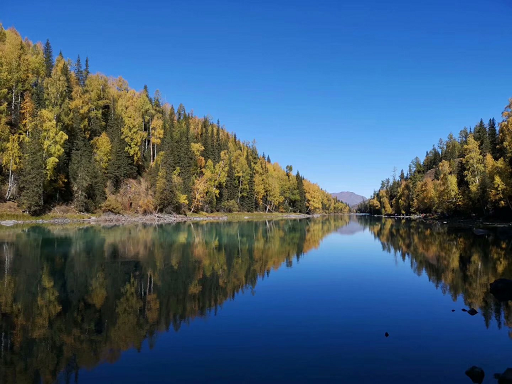
#> input picture 6.图像几何变换之平移缩放旋转/code/scenery.png, 512 x 384 px
$ python 6-2-warpaffine.py
#> lines starting #> are read from the running program, lines starting #| are printed output that depends on the picture

import cv2
import numpy as np
import matplotlib.pyplot as plt

# 读取图片
img = cv2.imread('scenery.png')
#> img is the input picture: shape (384, 512, 3); mean B, G, R 117.2, 91.6, 64.3
image = cv2.cvtColor(img, cv2.COLOR_BGR2RGB)

# 图像平移
# 垂直方向 向下平移100
M = np.float32([[1, 0, 0], [0, 1, 100]])
img1 = cv2.warpAffine(image, M, (image.shape[1], image.shape[0]))
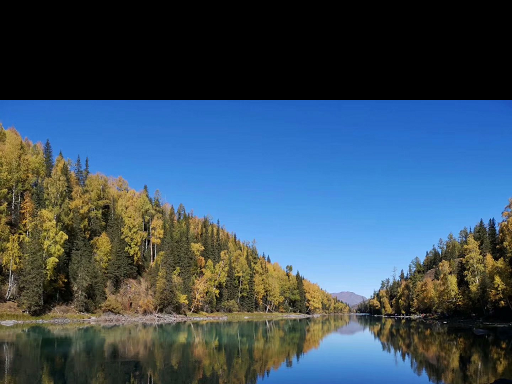
#> img1: shape (384, 512, 3); mean R, G, B 58.5, 79.3, 96.1

# 垂直方向 向上平移100
M = np.float32([[1, 0, 0], [0, 1, -100]])
img2 = cv2.warpAffine(image, M, (image.shape[1], image.shape[0]))
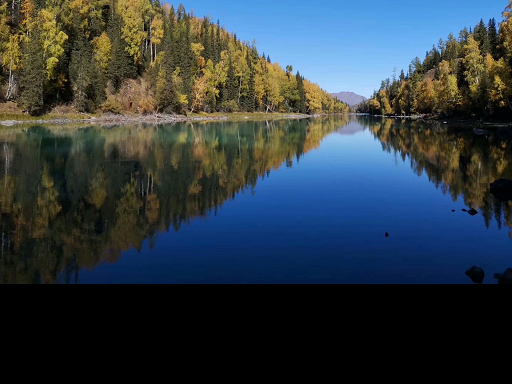
#> img2: shape (384, 512, 3); mean R, G, B 48.7, 60.3, 67.4

# 水平方向 向右平移100
M = np.float32([[1, 0, 100], [0, 1, 0]])
img3 = cv2.warpAffine(image, M, (image.shape[1], image.shape[0]))
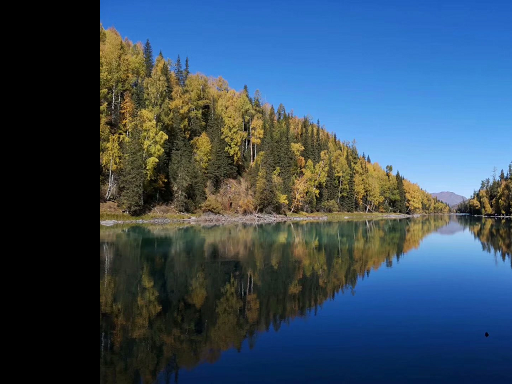
#> img3: shape (384, 512, 3); mean R, G, B 54.7, 76.1, 95

# 水平方向 向左平移100
M = np.float32([[1, 0, -100], [0, 1, 0]])
img4 = cv2.warpAffine(image, M, (image.shape[1], image.shape[0]))
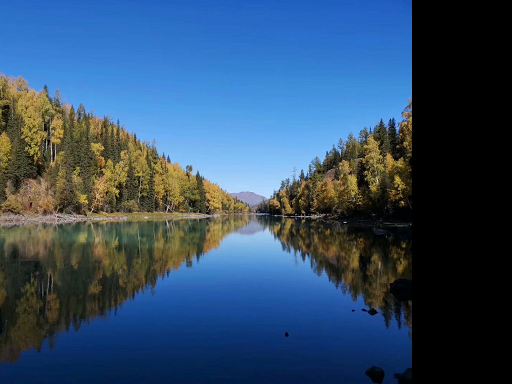
#> img4: shape (384, 512, 3); mean R, G, B 51.2, 77.5, 104.8

# 循环显示图形
titles = ['Image1', 'Image2', 'Image3', 'Image4']
images = [img1, img2, img3, img4]
for i in range(4):
    plt.subplot(2, 2, i + 1), plt.imshow(images[i], 'gray')
    plt.title(titles[i])
    plt.xticks([]), plt.yticks([])
plt.show()
